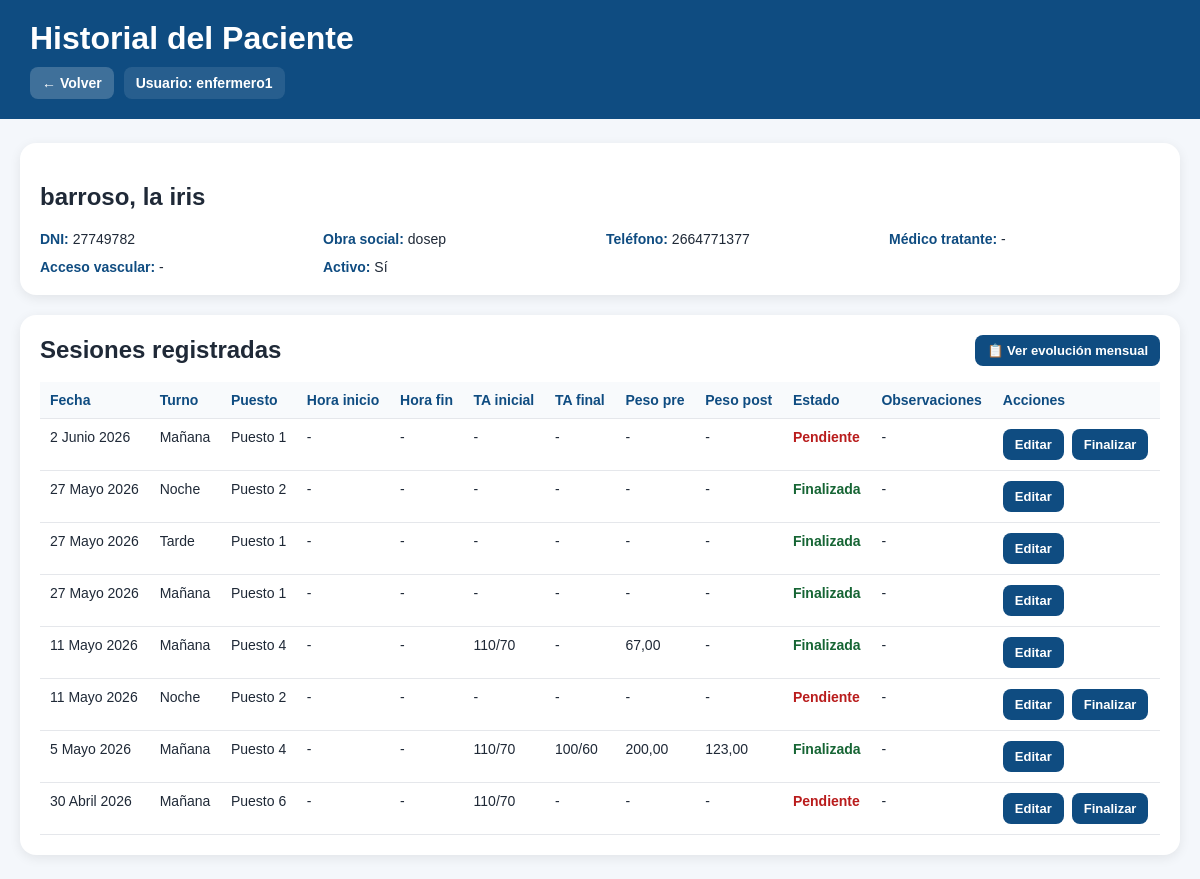
Page /historial/5/ (signed in) on the committed database.
### pacientes/models.py (models this page shows, shortened)
class Paciente(models.Model):
    nombre = models.CharField(max_length=100)
    apellido = models.CharField(max_length=100)
    dni = models.CharField(
        max_length=20,
        unique=True
    )
    fecha_nacimiento = models.DateField(
        null=True,
        blank=True
    )
    telefono = models.CharField(
        max_length=30,
        blank=True
    )
    direccion = models.CharField(
        max_length=200,
        blank=True
    )
    obra_social = models.CharField(
        max_length=100,
        blank=True
    )
    numero_afiliado = models.CharField(
        max_length=100,
        blank=True
    )
    fecha_ingreso_dialisis = models.DateField(
        null=True,
        blank=True
    )
    etiologia = models.TextField(
        blank=True
    )
    diagnostico = models.TextField(
        blank=True
    )
    acceso_vascular = models.CharField(
        max_length=100,
        blank=True
    )
    medico_tratante = models.CharField(
        max_length=100,
        blank=True
    )
    activo = models.BooleanField(
        default=True
    )
    observaciones = models.TextField(
        blank=True
    )
    creado_en = models.DateTimeField(
        auto_now_add=True
    )
    class Meta:
        ordering = ["apellido", "nombre"]

### sesiones/models.py (models this page shows, shortened)
class SesionDialisis(models.Model):
    TURNO_CHOICES = [
        ("manana", "Mañana"),
        ("tarde", "Tarde"),
        ("noche", "Noche"),
    ]
    ESTADO_CHOICES = [
        ("pendiente", "Pendiente"),
        ("activa", "En sesión"),
        ("finalizada", "Finalizada"),
    ]
    paciente = models.ForeignKey(Paciente, on_delete=models.CASCADE)
    puesto = models.ForeignKey(Puesto, on_delete=models.SET_NULL, null=True, blank=True)
    fecha = models.DateField()
    turno = models.CharField(max_length=10, choices=TURNO_CHOICES, default="manana")
    estado = models.CharField(max_length=20, choices=ESTADO_CHOICES, default="pendiente")
    medico_asignado = models.ForeignKey(
        User, on_delete=models.SET_NULL,
        null=True, blank=True,
        related_name="sesiones_medico"
    )
    enfermero_asignado = models.ForeignKey(
        User, on_delete=models.SET_NULL,
        null=True, blank=True,
        related_name="sesiones_enfermero"
    )
    peso_pre = models.DecimalField(max_digits=5, decimal_places=2, null=True, blank=True)
    peso_post = models.DecimalField(max_digits=5, decimal_places=2, null=True, blank=True)
    ta_inicial = models.CharField(max_length=20, blank=True)
    ta_final = models.CharField(max_length=20, blank=True)
    finalizada = models.BooleanField(default=False)
    creada_en = models.DateTimeField(auto_now_add=True)
    class Meta:
        ordering = ["-fecha", "turno"]

class Puesto(models.Model):
    numero = models.IntegerField(unique=True)
    activo = models.BooleanField(default=True)
    def __str__(self):
        return f"Puesto {self.numero}"

### dashboard/views.py (the view)
# urls.py: path("historial/<int:paciente_id>/", views.historial_paciente, name="historial_paciente"),
@login_required
def historial_paciente(request, paciente_id):
    paciente = get_object_or_404(
        Paciente,
        id=paciente_id
    )
    sesiones = SesionDialisis.objects.filter(
        paciente=paciente
    ).order_by("-fecha", "-id")
    context = {
        "paciente": paciente,
        "sesiones": sesiones,
    }
    context.update(contexto_roles(request))
    return render(
        request,
        "dashboard/historial_paciente.html",
        context
    )

### dashboard/views.py (called while the page is built)
def usuario_en_grupo(user, nombre_grupo):
    return user.groups.filter(name=nombre_grupo).exists()

def nombre_usuario(user):
    nombre = user.get_full_name()
    if nombre:
        return nombre
    return user.username

def contexto_roles(request):
    return {
        "es_enfermero": usuario_en_grupo(request.user, "Enfermeros"),
        "es_medico": usuario_en_grupo(request.user, "Medicos"),
        "es_administracion": usuario_en_grupo(request.user, "Administracion"),
        "es_superadmin": request.user.is_superuser,
        "usuario_actual": nombre_usuario(request.user),
    }

### dashboard/templates/dashboard/historial_paciente.html (shortened to what this page needs)
<!DOCTYPE html>
<html lang="es">
<head>
</head>
<body>
<div class="header">
    <h1>Historial del Paciente</h1>
    <div class="nav">
        <a href="/pacientes/" class="btn btn-gray">
    ← Volver
</a>
        <span class="pill">Usuario: {{ request.user.username }}</span>
    </div>
</div>
<div class="container">
    <div class="card">
        <h2>{{ paciente.apellido }}, {{ paciente.nombre }}</h2>
        <div class="datos">
            <div class="dato"><strong>DNI:</strong> {{ paciente.dni|default:"-" }}</div>
            <div class="dato"><strong>Obra social:</strong> {{ paciente.obra_social|default:"-" }}</div>
            <div class="dato"><strong>Teléfono:</strong> {{ paciente.telefono|default:"-" }}</div>
            <div class="dato"><strong>Médico tratante:</strong> {{ paciente.medico_tratante|default:"-" }}</div>
            <div class="dato"><strong>Acceso vascular:</strong> {{ paciente.acceso_vascular|default:"-" }}</div>
            <div class="dato"><strong>Activo:</strong> {{ paciente.activo|yesno:"Sí,No" }}</div>
        </div>
    </div>
    <div class="card">
        <div style="display:flex; justify-content:space-between; align-items:center; margin-bottom:16px; flex-wrap:wrap; gap:10px;">
            <h2 style="margin:0;">Sesiones registradas</h2>
            <a href="{% url 'historial_mensual' paciente.id %}" class="btn">
                📋 Ver evolución mensual
            </a>
        </div>
        <div class="tabla-scroll">
            <table>
                <thead>
                    <tr>
                        <th>Fecha</th>
                        <th>Turno</th>
                        <th>Puesto</th>
                        <th>Hora inicio</th>
                        <th>Hora fin</th>
                        <th>TA inicial</th>
                        <th>TA final</th>
                        <th>Peso pre</th>
                        <th>Peso post</th>
                        <th>Estado</th>
                        <th>Observaciones</th>
                        <th>Acciones</th>
                    </tr>
                </thead>
                <tbody>
                    {% for sesion in sesiones %}
                    <tr>
                        <td>{{ sesion.fecha }}</td>
                        <td>{{ sesion.get_turno_display }}</td>
                        <td>{{ sesion.puesto|default:"-" }}</td>
                        <td>{{ sesion.planilla.hora_inicio|default:"-" }}</td>
                        <td>{{ sesion.planilla.hora_fin|default:"-" }}</td>
                        <td>{{ sesion.ta_inicial|default:"-" }}</td>
                        <td>{{ sesion.ta_final|default:"-" }}</td>
                        <td>{{ sesion.peso_pre|default:"-" }}</td>
                        <td>{{ sesion.peso_post|default:"-" }}</td>
                        <td>
                            {% if sesion.finalizada %}
                                <span class="ok">Finalizada</span>
                            {% else %}
                                <span class="pendiente">Pendiente</span>
                            {% endif %}
                        </td>
                        <td>{{ sesion.observaciones|default:"-" }}</td>
                        <td>
                            <div class="acciones">
                                {% if es_enfermero or es_superadmin %}
                                    <a class="btn" href="{% url 'editar_signos' sesion.id %}">Editar</a>
                                {% endif %}
                                {% if es_enfermero or es_superadmin %}
                                    {% if not sesion.finalizada %}
                                        <a class="btn" href="{% url 'finalizar_sesion' sesion.id %}">Finalizar</a>
                                    {% endif %}
                                {% endif %}
                            </div>
                        </td>
                    </tr>
                    {% empty %}
                    <tr>
                        <td colspan="12">No hay sesiones registradas para este paciente.</td>
                    </tr>
                    {% endfor %}
                </tbody>
            </table>
        </div>
    </div>
</div>
</body>
</html>

### dashboard/templates/dashboard/historial_paciente.html (style rules this page uses)
body { font-family: Arial, sans-serif; background: #f4f7fb; margin: 0; color: #1f2937; }
.header { background: #0f4c81; color: white; padding: 20px 30px; }
.header h1 { margin: 0 0 8px 0; }
.nav { margin-top: 10px; display: flex; gap: 10px; flex-wrap: wrap; align-items: center; }
.nav a, .nav button, .pill { color: white; text-decoration: none; background: rgba(255,255,255,0.2); padding: 8px 12px; border-radius: 8px; border: none; cursor: pointer; font-weight: bold; font-size: 14px; }
.pill { background: rgba(255,255,255,0.1); }
.container { max-width: 1250px; margin: 24px auto; padding: 0 20px; }
.card { background: white; border-radius: 16px; padding: 20px; box-shadow: 0 3px 12px rgba(0,0,0,0.08); margin-bottom: 20px; }
.datos { display: grid; grid-template-columns: repeat(auto-fit, minmax(220px, 1fr)); gap: 12px; }
.dato { font-size: 14px; }
.dato strong { color: #0f4c81; }
.tabla-scroll { overflow-x: auto; }
table { width: 100%; min-width: 1050px; border-collapse: collapse; }
th, td { padding: 10px; border-bottom: 1px solid #e5e7eb; text-align: left; font-size: 14px; vertical-align: top; }
th { background: #f8fafc; color: #0f4c81; }
.ok { color: #166534; font-weight: bold; }
.pendiente { color: #b91c1c; font-weight: bold; }
.btn { text-decoration: none; padding: 8px 12px; border-radius: 8px; font-size: 13px; font-weight: bold; background: #0f4c81; color: white; display: inline-block; }
.acciones { display: flex; gap: 8px; flex-wrap: wrap; }

### rows in the picture
Paciente: apellido "barroso", nombre "la iris", dni "27749782", obra_social "dosep", telefono "2664771377", medico_tratante "-", acceso_vascular "-", activo "Sí"
SesionDialisis: fecha "2 Junio 2026", turno "Mañana", puesto "Puesto 1", planilla.hora_inicio "-", planilla.hora_fin "-", ta_inicial "-", ta_final "-", peso_pre "-", peso_post "-", finalizada "Pendiente", observaciones "-"
SesionDialisis: fecha "27 Mayo 2026", turno "Noche", puesto "Puesto 2", planilla.hora_inicio "-", planilla.hora_fin "-", ta_inicial "-", ta_final "-", peso_pre "-", peso_post "-", finalizada "Finalizada", observaciones "-"
SesionDialisis: fecha "27 Mayo 2026", turno "Tarde", puesto "Puesto 1", planilla.hora_inicio "-", planilla.hora_fin "-", ta_inicial "-", ta_final "-", peso_pre "-", peso_post "-", finalizada "Finalizada", observaciones "-"
SesionDialisis: fecha "27 Mayo 2026", turno "Mañana", puesto "Puesto 1", planilla.hora_inicio "-", planilla.hora_fin "-", ta_inicial "-", ta_final "-", peso_pre "-", peso_post "-", finalizada "Finalizada", observaciones "-"
SesionDialisis: fecha "11 Mayo 2026", turno "Mañana", puesto "Puesto 4", planilla.hora_inicio "-", planilla.hora_fin "-", ta_inicial "110/70", ta_final "-", peso_pre "67,00", peso_post "-", finalizada "Finalizada", observaciones "-"
SesionDialisis: fecha "11 Mayo 2026", turno "Noche", puesto "Puesto 2", planilla.hora_inicio "-", planilla.hora_fin "-", ta_inicial "-", ta_final "-", peso_pre "-", peso_post "-", finalizada "Pendiente", observaciones "-"
SesionDialisis: fecha "5 Mayo 2026", turno "Mañana", puesto "Puesto 4", planilla.hora_inicio "-", planilla.hora_fin "-", ta_inicial "110/70", ta_final "100/60", peso_pre "200,00", peso_post "123,00", finalizada "Finalizada", observaciones "-"
SesionDialisis: fecha "30 Abril 2026", turno "Mañana", puesto "Puesto 6", planilla.hora_inicio "-", planilla.hora_fin "-", ta_inicial "110/70", ta_final "-", peso_pre "-", peso_post "-", finalizada "Pendiente", observaciones "-"

### other values in the picture
{{ request.user.username }} "enfermero1"
